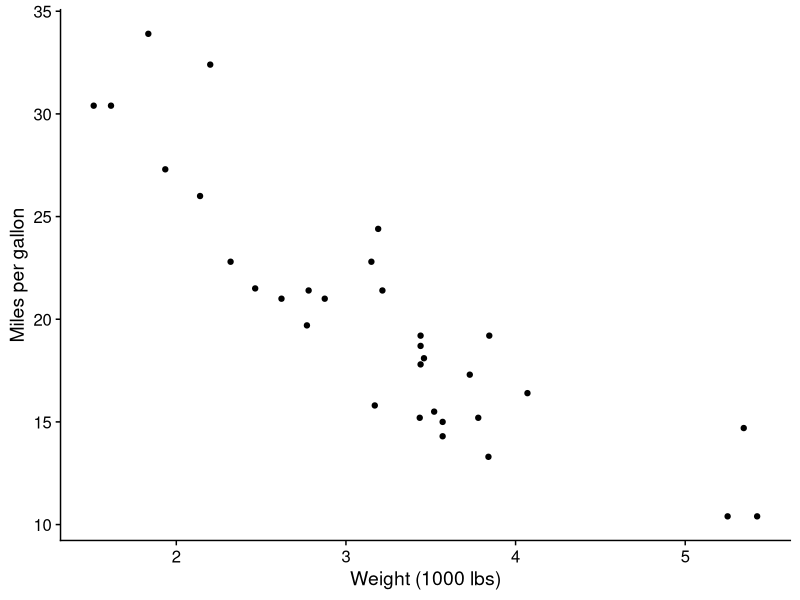

Write R code to recreate this figure. (Note: this script raises an error after producing the figure.)
## ---- chunk 1

# set default chunk options
knitr::opts_chunk$set(fig.width = 4, fig.height = 3, 
                      echo = TRUE, message = FALSE, warning = FALSE)


# load packages
packages=c("stargazer", "here", "tidyr", "dplyr","stringr", "janitor", 
           "cowplot", "ggplot2", "tinytex", "datasets", "tibble")

for (i in packages) {
  if (require(i,character.only=TRUE)==FALSE) {
    install.packages(i,repos='http://cran.us.r-project.org')
  }
  else {
    require(i,character.only=TRUE)
  }
}

#devtools::install_github('rstudio/rmarkdown')
options(scipen=999) # not scientific notation


## ---- chunk 2

# Load data

data("mtcars")
raw_data <- mtcars

# Clean data

## Add model names as a column 
## [this is just an example manipulation, I rarely assign rownames to a column]

clean_data <- tibble::rownames_to_column(raw_data, "model")


## ---- chunk 3

# Plot 1

plot_1 <- ggplot(clean_data, aes(y=mpg, x = wt))+
  geom_point()+
  theme_cowplot(14)+
  labs(x = "Weight (1000 lbs)", y = "Miles per gallon")

## ---- chunk 4
plot_1
## ---- chunk 5

model_1 <- lm(mpg ~ wt, data=clean_data)
model_2 <- lm(mpg ~ wt + cyl, data=clean_data)

## ---- chunk 6
stargazer(model_1, model_2, type = "latex", ci=FALSE, no.space = TRUE, 
          header = FALSE, omit = c("Constant"), omit.stat = c("adj.rsq","ser", "f"),
          covariate.labels = c("Weight (1000 lbs)", "Cylinders"), dep.var.labels = c("MPG"),
          dep.var.caption = c(""),
          title = "MPG and vehicle weight", table.placement = "H")

